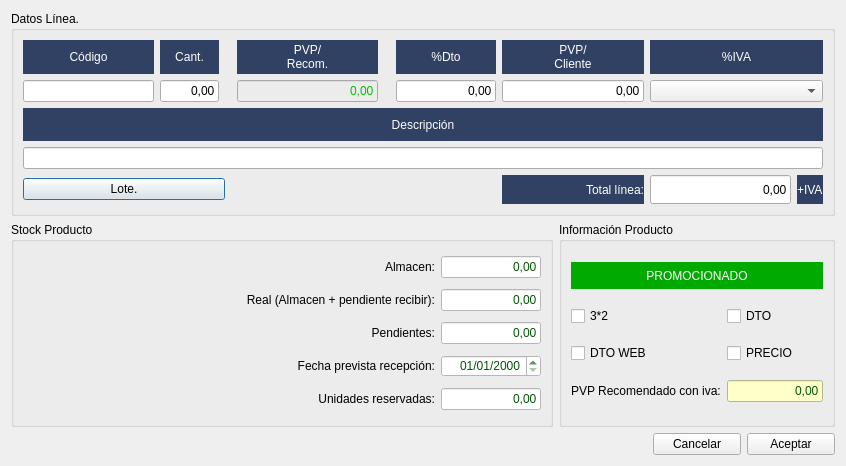
<?xml version="1.0" encoding="UTF-8"?>
<ui version="4.0">
 <class>frmEditLine</class>
 <widget class="QDialog" name="frmEditLine">
  <property name="geometry">
   <rect>
    <x>0</x>
    <y>0</y>
    <width>846</width>
    <height>466</height>
   </rect>
  </property>
  <property name="windowTitle">
   <string>Edición Línea compra/venta</string>
  </property>
  <property name="windowIcon">
   <iconset resource="../maya.qrc">
    <normaloff>:/Icons/PNG/redfox.png</normaloff>:/Icons/PNG/redfox.png</iconset>
  </property>
  <layout class="QGridLayout" name="gridLayout_3">
   <item row="0" column="0" colspan="4">
    <widget class="QGroupBox" name="groupBox_2">
     <property name="title">
      <string>Datos Línea.</string>
     </property>
     <layout class="QGridLayout" name="gridLayout">
      <item row="5" column="9">
       <widget class="QLineEdit" name="txt_total_linea">
        <property name="minimumSize">
         <size>
          <width>0</width>
          <height>29</height>
         </size>
        </property>
        <property name="maximumSize">
         <size>
          <width>141</width>
          <height>16777215</height>
         </size>
        </property>
        <property name="styleSheet">
         <string notr="true">font: 18pt &quot;Sans Serif&quot;;</string>
        </property>
        <property name="text">
         <string>0,00</string>
        </property>
        <property name="alignment">
         <set>Qt::AlignRight|Qt::AlignTrailing|Qt::AlignVCenter</set>
        </property>
       </widget>
      </item>
      <item row="0" column="1">
       <widget class="QLabel" name="label_3">
        <property name="maximumSize">
         <size>
          <width>59</width>
          <height>16777215</height>
         </size>
        </property>
        <property name="styleSheet">
         <string notr="true">background-color: #304163;	
font: 14pt &quot;Sans Serif&quot;;
color: rgb(255,255,255);</string>
        </property>
        <property name="text">
         <string>Cant.</string>
        </property>
        <property name="alignment">
         <set>Qt::AlignCenter</set>
        </property>
       </widget>
      </item>
      <item row="0" column="4">
       <widget class="QLabel" name="label_5">
        <property name="styleSheet">
         <string notr="true">background-color: #304163;	
font: 14pt &quot;Sans Serif&quot;;
color: rgb(255,255,255);</string>
        </property>
        <property name="text">
         <string>PVP/
Recom.</string>
        </property>
        <property name="alignment">
         <set>Qt::AlignCenter</set>
        </property>
       </widget>
      </item>
      <item row="1" column="0">
       <widget class="QLineEdit" name="txtCodigo">
        <property name="minimumSize">
         <size>
          <width>131</width>
          <height>0</height>
         </size>
        </property>
        <property name="maximumSize">
         <size>
          <width>100</width>
          <height>16777215</height>
         </size>
        </property>
       </widget>
      </item>
      <item row="0" column="7">
       <widget class="QLabel" name="label_6">
        <property name="maximumSize">
         <size>
          <width>100</width>
          <height>16777215</height>
         </size>
        </property>
        <property name="styleSheet">
         <string notr="true">background-color: #304163;	
font: 14pt &quot;Sans Serif&quot;;
color: rgb(255,255,255);</string>
        </property>
        <property name="text">
         <string>%Dto</string>
        </property>
        <property name="alignment">
         <set>Qt::AlignCenter</set>
        </property>
       </widget>
      </item>
      <item row="1" column="1">
       <widget class="QLineEdit" name="txtCantidad">
        <property name="maximumSize">
         <size>
          <width>59</width>
          <height>16777215</height>
         </size>
        </property>
        <property name="text">
         <string>0,00</string>
        </property>
        <property name="alignment">
         <set>Qt::AlignRight|Qt::AlignTrailing|Qt::AlignVCenter</set>
        </property>
       </widget>
      </item>
      <item row="5" column="0" colspan="3">
       <widget class="QPushButton" name="btnLote">
        <property name="text">
         <string>Lote.</string>
        </property>
        <property name="icon">
         <iconset resource="../maya.qrc">
          <normaloff>:/Icons/PNG/desglose.png</normaloff>:/Icons/PNG/desglose.png</iconset>
        </property>
        <property name="iconSize">
         <size>
          <width>32</width>
          <height>32</height>
         </size>
        </property>
       </widget>
      </item>
      <item row="1" column="4">
       <widget class="QLineEdit" name="txtPvp_recomendado">
        <property name="enabled">
         <bool>false</bool>
        </property>
        <property name="styleSheet">
         <string notr="true">background-color: rgb(236, 236, 236);
color: rgb(0, 192, 0);</string>
        </property>
        <property name="text">
         <string>0,00</string>
        </property>
        <property name="alignment">
         <set>Qt::AlignRight|Qt::AlignTrailing|Qt::AlignVCenter</set>
        </property>
       </widget>
      </item>
      <item row="0" column="0">
       <widget class="QLabel" name="label">
        <property name="minimumSize">
         <size>
          <width>131</width>
          <height>0</height>
         </size>
        </property>
        <property name="maximumSize">
         <size>
          <width>100</width>
          <height>16777215</height>
         </size>
        </property>
        <property name="styleSheet">
         <string notr="true">background-color: #304163;	
font: 14pt &quot;Sans Serif&quot;;
color: rgb(255,255,255);</string>
        </property>
        <property name="text">
         <string>Código</string>
        </property>
        <property name="alignment">
         <set>Qt::AlignCenter</set>
        </property>
       </widget>
      </item>
      <item row="1" column="7">
       <widget class="QLineEdit" name="txtPorc_dto">
        <property name="maximumSize">
         <size>
          <width>100</width>
          <height>16777215</height>
         </size>
        </property>
        <property name="text">
         <string>0,00</string>
        </property>
        <property name="alignment">
         <set>Qt::AlignRight|Qt::AlignTrailing|Qt::AlignVCenter</set>
        </property>
       </widget>
      </item>
      <item row="0" column="8">
       <widget class="QLabel" name="label_4">
        <property name="styleSheet">
         <string notr="true">background-color: #304163;	
font: 14pt &quot;Sans Serif&quot;;
color: rgb(255,255,255);</string>
        </property>
        <property name="text">
         <string>PVP/
Cliente</string>
        </property>
        <property name="alignment">
         <set>Qt::AlignCenter</set>
        </property>
       </widget>
      </item>
      <item row="1" column="8">
       <widget class="QLineEdit" name="txtPVP">
        <property name="text">
         <string>0,00</string>
        </property>
        <property name="alignment">
         <set>Qt::AlignRight|Qt::AlignTrailing|Qt::AlignVCenter</set>
        </property>
       </widget>
      </item>
      <item row="5" column="8">
       <widget class="QLabel" name="label_10">
        <property name="styleSheet">
         <string notr="true">background-color: #304163;	
font: 14pt &quot;Sans Serif&quot;;
color: rgb(255,255,255);</string>
        </property>
        <property name="text">
         <string>Total línea:</string>
        </property>
        <property name="alignment">
         <set>Qt::AlignRight|Qt::AlignTrailing|Qt::AlignVCenter</set>
        </property>
       </widget>
      </item>
      <item row="5" column="10">
       <widget class="QLabel" name="lbliva">
        <property name="styleSheet">
         <string notr="true">background-color: #304163;	
font: 14pt &quot;Sans Serif&quot;;
color: rgb(255,255,255);</string>
        </property>
        <property name="text">
         <string>+IVA</string>
        </property>
       </widget>
      </item>
      <item row="4" column="0" colspan="11">
       <widget class="QLineEdit" name="txtDescripcion"/>
      </item>
      <item row="3" column="0" colspan="11">
       <widget class="QLabel" name="label_2">
        <property name="styleSheet">
         <string notr="true">background-color: #304163;	
font: 14pt &quot;Sans Serif&quot;;
color: rgb(255,255,255);</string>
        </property>
        <property name="text">
         <string>Descripción</string>
        </property>
        <property name="alignment">
         <set>Qt::AlignCenter</set>
        </property>
       </widget>
      </item>
      <item row="1" column="9" colspan="2">
       <widget class="QComboBox" name="cboIva"/>
      </item>
      <item row="0" column="9" colspan="2">
       <widget class="QLabel" name="label_8">
        <property name="styleSheet">
         <string notr="true">background-color: #304163;	
font: 14pt &quot;Sans Serif&quot;;
color: rgb(255,255,255);</string>
        </property>
        <property name="text">
         <string>%IVA</string>
        </property>
        <property name="alignment">
         <set>Qt::AlignCenter</set>
        </property>
       </widget>
      </item>
     </layout>
    </widget>
   </item>
   <item row="1" column="0">
    <widget class="QGroupBox" name="groupBox">
     <property name="title">
      <string>Stock Producto</string>
     </property>
     <layout class="QGridLayout" name="gridLayout_2">
      <item row="2" column="0">
       <widget class="QLabel" name="label_13">
        <property name="text">
         <string>Pendientes:</string>
        </property>
        <property name="alignment">
         <set>Qt::AlignRight|Qt::AlignTrailing|Qt::AlignVCenter</set>
        </property>
       </widget>
      </item>
      <item row="1" column="0">
       <widget class="QLabel" name="label_12">
        <property name="text">
         <string>Real (Almacen + pendiente recibir):</string>
        </property>
        <property name="alignment">
         <set>Qt::AlignRight|Qt::AlignTrailing|Qt::AlignVCenter</set>
        </property>
       </widget>
      </item>
      <item row="2" column="1">
       <widget class="QLineEdit" name="txtPendientes_recibir">
        <property name="enabled">
         <bool>false</bool>
        </property>
        <property name="minimumSize">
         <size>
          <width>56</width>
          <height>0</height>
         </size>
        </property>
        <property name="maximumSize">
         <size>
          <width>100</width>
          <height>16777215</height>
         </size>
        </property>
        <property name="styleSheet">
         <string notr="true">background-color: rgb(255, 255, 255);
color: rgb(0, 85, 0);</string>
        </property>
        <property name="text">
         <string>0,00</string>
        </property>
        <property name="alignment">
         <set>Qt::AlignRight|Qt::AlignTrailing|Qt::AlignVCenter</set>
        </property>
       </widget>
      </item>
      <item row="3" column="1">
       <widget class="QDateEdit" name="dateFecha_recepcion">
        <property name="enabled">
         <bool>false</bool>
        </property>
        <property name="maximumSize">
         <size>
          <width>100</width>
          <height>16777215</height>
         </size>
        </property>
        <property name="styleSheet">
         <string notr="true">background-color: rgb(255, 255, 255);
color: rgb(0, 85, 0);</string>
        </property>
        <property name="alignment">
         <set>Qt::AlignRight|Qt::AlignTrailing|Qt::AlignVCenter</set>
        </property>
        <property name="displayFormat">
         <string>dd/MM/yyyy</string>
        </property>
       </widget>
      </item>
      <item row="0" column="1">
       <widget class="QLineEdit" name="txtStockAlmacen">
        <property name="enabled">
         <bool>false</bool>
        </property>
        <property name="minimumSize">
         <size>
          <width>56</width>
          <height>0</height>
         </size>
        </property>
        <property name="maximumSize">
         <size>
          <width>100</width>
          <height>16777215</height>
         </size>
        </property>
        <property name="styleSheet">
         <string notr="true">background-color: rgb(255, 255, 255);
color: rgb(0, 85, 0);</string>
        </property>
        <property name="text">
         <string>0,00</string>
        </property>
        <property name="alignment">
         <set>Qt::AlignRight|Qt::AlignTrailing|Qt::AlignVCenter</set>
        </property>
       </widget>
      </item>
      <item row="3" column="0">
       <widget class="QLabel" name="label_14">
        <property name="text">
         <string>Fecha prevista recepción:</string>
        </property>
        <property name="alignment">
         <set>Qt::AlignRight|Qt::AlignTrailing|Qt::AlignVCenter</set>
        </property>
       </widget>
      </item>
      <item row="1" column="1">
       <widget class="QLineEdit" name="txtStock_real">
        <property name="enabled">
         <bool>false</bool>
        </property>
        <property name="minimumSize">
         <size>
          <width>56</width>
          <height>0</height>
         </size>
        </property>
        <property name="maximumSize">
         <size>
          <width>100</width>
          <height>16777215</height>
         </size>
        </property>
        <property name="styleSheet">
         <string notr="true">background-color: rgb(255, 255, 255);
color: rgb(0, 85, 0);</string>
        </property>
        <property name="text">
         <string>0,00</string>
        </property>
        <property name="alignment">
         <set>Qt::AlignRight|Qt::AlignTrailing|Qt::AlignVCenter</set>
        </property>
       </widget>
      </item>
      <item row="0" column="0">
       <widget class="QLabel" name="label_11">
        <property name="text">
         <string>Almacen:</string>
        </property>
        <property name="alignment">
         <set>Qt::AlignRight|Qt::AlignTrailing|Qt::AlignVCenter</set>
        </property>
       </widget>
      </item>
      <item row="4" column="0">
       <widget class="QLabel" name="label_15">
        <property name="text">
         <string>Unidades reservadas:</string>
        </property>
        <property name="alignment">
         <set>Qt::AlignRight|Qt::AlignTrailing|Qt::AlignVCenter</set>
        </property>
       </widget>
      </item>
      <item row="4" column="1">
       <widget class="QLineEdit" name="txtUnidades_reservadas">
        <property name="enabled">
         <bool>false</bool>
        </property>
        <property name="maximumSize">
         <size>
          <width>100</width>
          <height>16777215</height>
         </size>
        </property>
        <property name="styleSheet">
         <string notr="true">background-color: rgb(255, 255, 255);
color: rgb(0, 85, 0);</string>
        </property>
        <property name="text">
         <string>0,00</string>
        </property>
        <property name="alignment">
         <set>Qt::AlignRight|Qt::AlignTrailing|Qt::AlignVCenter</set>
        </property>
       </widget>
      </item>
     </layout>
    </widget>
   </item>
   <item row="1" column="1" colspan="3">
    <widget class="QGroupBox" name="groupBox_3">
     <property name="title">
      <string>Información Producto</string>
     </property>
     <layout class="QGridLayout" name="gridLayout_4">
      <item row="1" column="0">
       <widget class="QCheckBox" name="chk3_2">
        <property name="enabled">
         <bool>true</bool>
        </property>
        <property name="text">
         <string>3*2</string>
        </property>
       </widget>
      </item>
      <item row="3" column="1">
       <widget class="QLineEdit" name="txtPvp_conIva">
        <property name="enabled">
         <bool>false</bool>
        </property>
        <property name="styleSheet">
         <string notr="true">color: rgb(0, 85, 0);
background-color: rgb(255, 255, 202);</string>
        </property>
        <property name="text">
         <string>0,00</string>
        </property>
        <property name="alignment">
         <set>Qt::AlignRight|Qt::AlignTrailing|Qt::AlignVCenter</set>
        </property>
       </widget>
      </item>
      <item row="0" column="0" colspan="2">
       <widget class="QLabel" name="lblpromocionado">
        <property name="enabled">
         <bool>true</bool>
        </property>
        <property name="maximumSize">
         <size>
          <width>16777215</width>
          <height>27</height>
         </size>
        </property>
        <property name="styleSheet">
         <string notr="true">background-color: rgb(0, 170, 0);
color: rgb(255, 255, 255);</string>
        </property>
        <property name="text">
         <string>PROMOCIONADO</string>
        </property>
        <property name="alignment">
         <set>Qt::AlignCenter</set>
        </property>
       </widget>
      </item>
      <item row="1" column="1">
       <widget class="QCheckBox" name="chkdto">
        <property name="enabled">
         <bool>true</bool>
        </property>
        <property name="text">
         <string>DTO</string>
        </property>
       </widget>
      </item>
      <item row="3" column="0">
       <widget class="QLabel" name="label_16">
        <property name="text">
         <string>PVP Recomendado con iva:</string>
        </property>
       </widget>
      </item>
      <item row="2" column="0">
       <widget class="QCheckBox" name="chk_dtoweb">
        <property name="enabled">
         <bool>true</bool>
        </property>
        <property name="text">
         <string>DTO WEB</string>
        </property>
       </widget>
      </item>
      <item row="2" column="1">
       <widget class="QCheckBox" name="chkprecio">
        <property name="enabled">
         <bool>true</bool>
        </property>
        <property name="text">
         <string>PRECIO</string>
        </property>
       </widget>
      </item>
     </layout>
    </widget>
   </item>
   <item row="2" column="0" colspan="2">
    <spacer name="horizontalSpacer">
     <property name="orientation">
      <enum>Qt::Horizontal</enum>
     </property>
     <property name="sizeHint" stdset="0">
      <size>
       <width>636</width>
       <height>20</height>
      </size>
     </property>
    </spacer>
   </item>
   <item row="2" column="2">
    <widget class="QPushButton" name="btnCancelar">
     <property name="text">
      <string>Cancelar</string>
     </property>
     <property name="icon">
      <iconset resource="../maya.qrc">
       <normaloff>:/Icons/PNG/close.png</normaloff>:/Icons/PNG/close.png</iconset>
     </property>
    </widget>
   </item>
   <item row="2" column="3">
    <widget class="QPushButton" name="btnAceptar">
     <property name="text">
      <string>Aceptar</string>
     </property>
     <property name="icon">
      <iconset resource="../maya.qrc">
       <normaloff>:/Icons/PNG/OK.png</normaloff>:/Icons/PNG/OK.png</iconset>
     </property>
    </widget>
   </item>
  </layout>
 </widget>
 <tabstops>
  <tabstop>txtCodigo</tabstop>
  <tabstop>txtCantidad</tabstop>
  <tabstop>txtPvp_recomendado</tabstop>
  <tabstop>txtPorc_dto</tabstop>
  <tabstop>txtPVP</tabstop>
  <tabstop>cboIva</tabstop>
  <tabstop>btnAceptar</tabstop>
  <tabstop>btnCancelar</tabstop>
  <tabstop>txtStockAlmacen</tabstop>
  <tabstop>txt_total_linea</tabstop>
  <tabstop>txtDescripcion</tabstop>
  <tabstop>btnLote</tabstop>
  <tabstop>txtPendientes_recibir</tabstop>
  <tabstop>txtStock_real</tabstop>
  <tabstop>txtPvp_conIva</tabstop>
  <tabstop>chk3_2</tabstop>
  <tabstop>chkdto</tabstop>
  <tabstop>chk_dtoweb</tabstop>
  <tabstop>chkprecio</tabstop>
 </tabstops>
 <resources>
  <include location="../maya.qrc"/>
 </resources>
 <connections>
  <connection>
   <sender>btnCancelar</sender>
   <signal>clicked()</signal>
   <receiver>frmEditLine</receiver>
   <slot>close()</slot>
   <hints>
    <hint type="sourcelabel">
     <x>670</x>
     <y>303</y>
    </hint>
    <hint type="destinationlabel">
     <x>518</x>
     <y>270</y>
    </hint>
   </hints>
  </connection>
  <connection>
   <sender>btnAceptar</sender>
   <signal>clicked()</signal>
   <receiver>frmEditLine</receiver>
   <slot>accept()</slot>
   <hints>
    <hint type="sourcelabel">
     <x>795</x>
     <y>307</y>
    </hint>
    <hint type="destinationlabel">
     <x>555</x>
     <y>281</y>
    </hint>
   </hints>
  </connection>
 </connections>
</ui>
